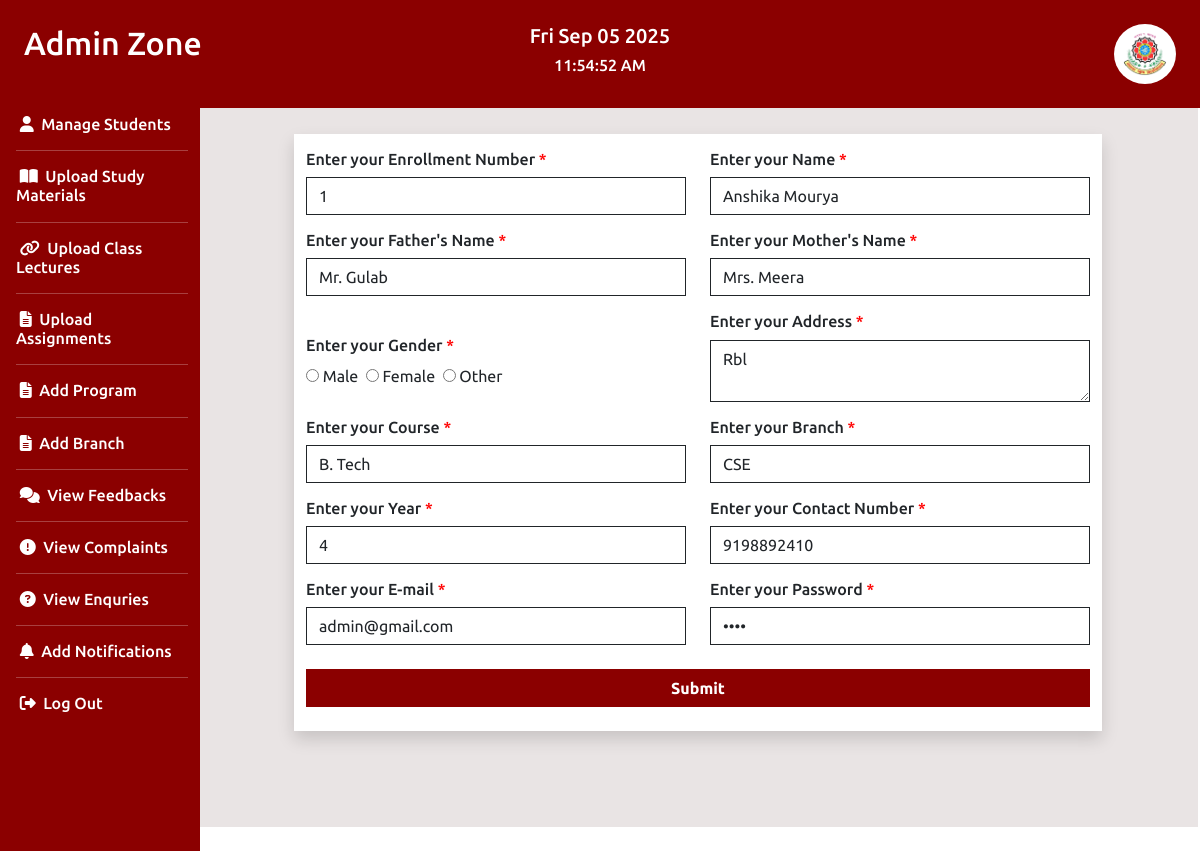
/uploaddata/1, run on the app's committed database.
### egyanportal/models.py (models this page shows, shortened)
class registration(models.Model):
    id = models.IntegerField(primary_key=True, auto_created=(1,1))
    enrollment = models.CharField(max_length=100)
    name = models.CharField(max_length=225)
    fname = models.CharField(max_length=225)
    mname = models.CharField(max_length=225)
    gender = models.CharField(max_length=20)
    address = models.CharField(max_length=500)
    course = models.CharField(max_length=200)
    branch = models.CharField(max_length=500)
    year = models.IntegerField()
    mobile = models.IntegerField()
    email = models.EmailField(max_length=100)
    password = models.CharField(max_length=20)
    new_file = models.ImageField(null=True)

### egyanportal/views.py (the view)
# urls.py: path('uploaddata/<int:id>', uploaddata, name='uploaddata'),
def uploaddata(request,id):
    qw = registration.objects.get(pk=id)
    return render(request, 'uploaddata.html',{'qw':qw})

### egyanportal/templates/uploaddata.html (shortened to what this page needs)
<!DOCTYPE html>
{% extends 'adminzone.html' %}
{% load static %}
    {% block mainadmin %}
        <form action="{% url 'updateform' %}" method="post">
                <div class="row m-5 mt-3 shadow" style="background-color: white;">
                    <div class="col-md-6 mt-3">
                        <h6>Enter your Enrollment Number<span style="color: red;"> *</span></h6>
                        <input type="text" value="{{qw.enrollment}}" name="enrollment" class="form-control rounded-0 border-dark" placeholder="Enrollment Number" readonly required/>
                    </div>
                    <div class="col-md-6 mt-3">
                        <h6>Enter your Name<span style="color: red;"> *</span></h6>
                        <input type="text" name="name" value="{{qw.name}}" class="form-control rounded-0 border-dark" placeholder="Name" required/>
                    </div>
                    <div class="col-md-6 mt-3">
                        <h6>Enter your Father's Name<span style="color: red;"> *</span></h6>
                        <input type="text" name="fname" value="{{qw.fname}}" class="form-control rounded-0 border-dark" placeholder="Father's Name" required/>
                    </div>
                    <div class="col-md-6 mt-3">
                        <h6>Enter your Mother's Name<span style="color: red;"> *</span></h6>
                        <input type="text" name="mname" value="{{qw.mname}}" class="form-control rounded-0 border-dark" placeholder="Mother's Name" required/>
                    </div>
                    <div class="col-md-6" style="margin-top: 40px;">
                        <h6>Enter your Gender<span style="color: red;"> *</span></h6>
                        <input type="radio" name="gender" value="male"/> Male&nbsp;
                        <input type="radio" name="gender" value="female"/> Female&nbsp;
                        <input type="radio" name="gender" value="other"/> Other&nbsp;
                    </div>
                    <div class="col-md-6 mt-3">
                        <h6>Enter your Address<span style="color: red;"> *</span></h6>
                        <textarea name="address" class="form-control border-dark rounded-0" placeholder="Address">{{qw.address}}</textarea>
                    </div>
                    <div class="col-md-6 mt-3">
                        <h6>Enter your Course<span style="color: red;"> *</span></h6>
                        <input type="text" name="course" value="{{qw.course}}" class="form-control rounded-0 border-dark" placeholder="Course" required/>
                    </div>
                    <div class="col-md-6 mt-3">
                        <h6>Enter your Branch<span style="color: red;"> *</span></h6>
                        <input type="text" name="branch" value="{{qw.branch}}" class="form-control rounded-0 border-dark" placeholder="Branch" required/>
                    </div>
                    <div class="col-md-6 mt-3">
                        <h6>Enter your Year<span style="color: red;"> *</span></h6>
                        <input type="text" name="year" value="{{qw.year}}" class="form-control rounded-0 border-dark" placeholder="Year" required/>
                    </div>
                    <div class="col-md-6 mt-3">
                        <h6>Enter your Contact Number<span style="color: red;"> *</span></h6>
                        <input type="text" name="mobile" value="{{qw.mobile}}" class="form-control rounded-0 border-dark" placeholder="Contact Number" required/>
                    </div>
                    <div class="col-md-6 mt-3">
                        <h6>Enter your E-mail<span style="color: red;"> *</span></h6>
                        <input type="email" name="email" value="{{qw.email}}" class="form-control rounded-0 border-dark" placeholder="E-mail address" readonly required/>
                    </div>
                    <div class="col-md-6 mt-3">
                        <h6>Enter your Password<span style="color: red;"> *</span></h6>
                        <input type="password" name="password" value="{{qw.password}}" class="form-control rounded-0 border-dark" placeholder="Password" readonly required/>
                    </div>
                    <div class="col-md-12 mt-4 mb-4">
                        <input type="submit" class="btn w-100 fw-bold" style="background-color: darkred; border-radius: 0px; color: white;"/>
                    </div>
                </form>
    {% endblock %}

### data on the page
registration: enrollment "1", name "Anshika Mourya", fname "Mr. Gulab", mname "Mrs. Meera", address "Rbl", course "B. Tech", branch "CSE", year "4", mobile "9198892410", email "admin@gmail.com"
